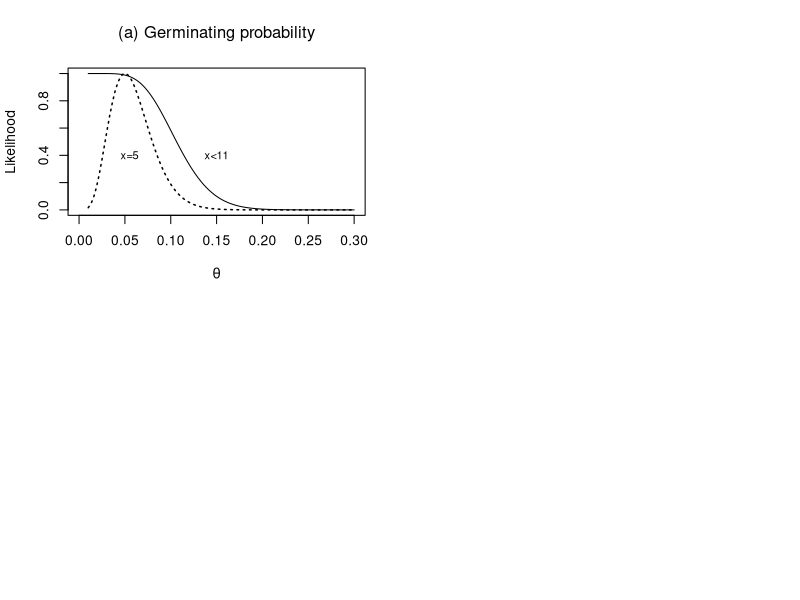

Recreate this plot in R.

# Examples 2.1 
par(mfrow=c(2,2))
                         
# .......................................Ex 2-1: (a) censored data:
theta<- seq(.01,.3,len=100)

like <- pbinom(10,100,theta)
  like1<- like/max(like)

like<- dbinom(5,100,theta)
  like2<- like/max(like)

plot(c(0,.3),range(c(like1,like2)),type='n',
     xlab=expression(theta),
     ylab='Likelihood')
  lines(theta,like1)
  lines(theta,like2,lty='dotted',lwd=1.5)
  text(.15,.4,'x<11',cex=.8)
  text(.055,.4,'x=5',cex=.8)
  title(expression('(a) Germinating probability'))


